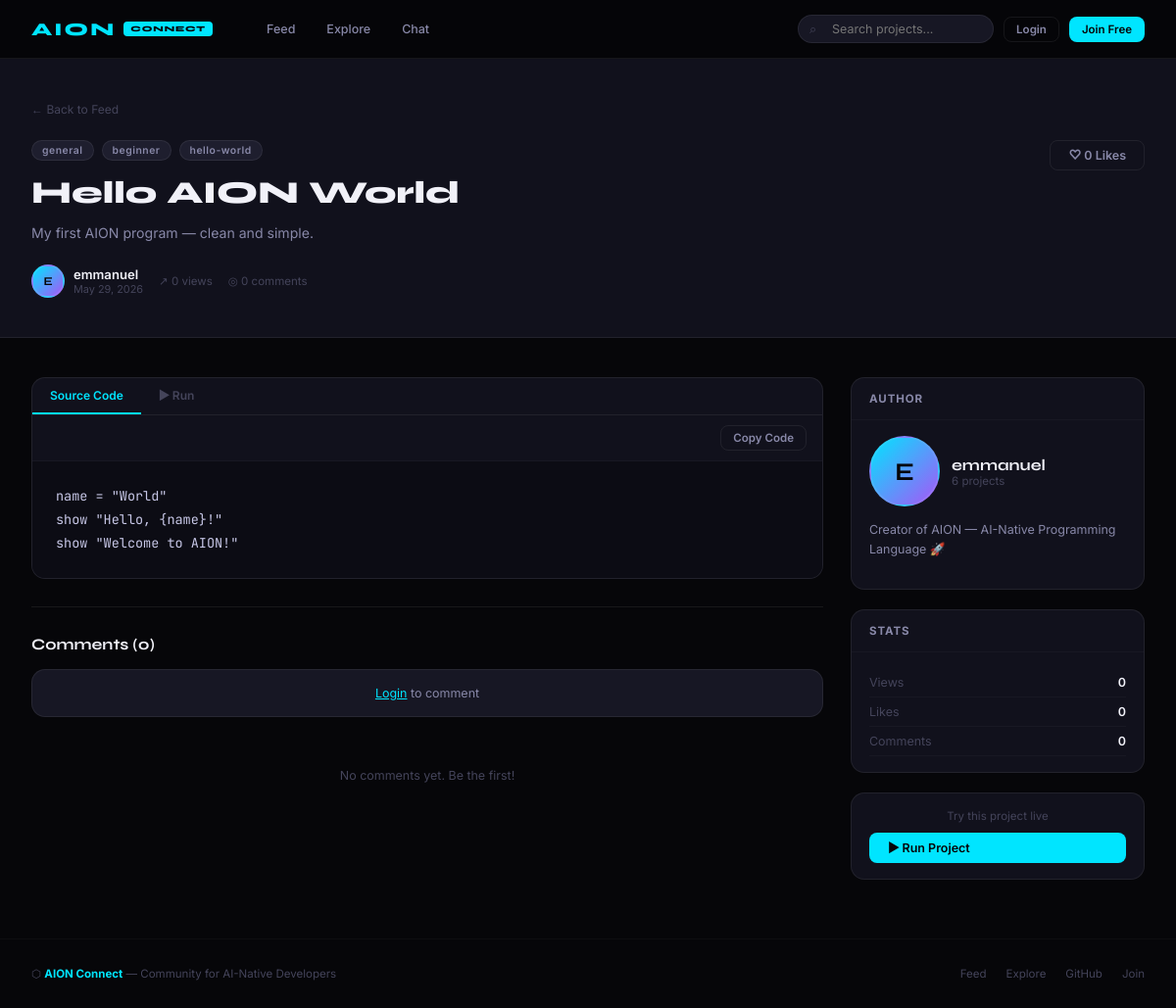
Page /project/1 on the earlier database version.
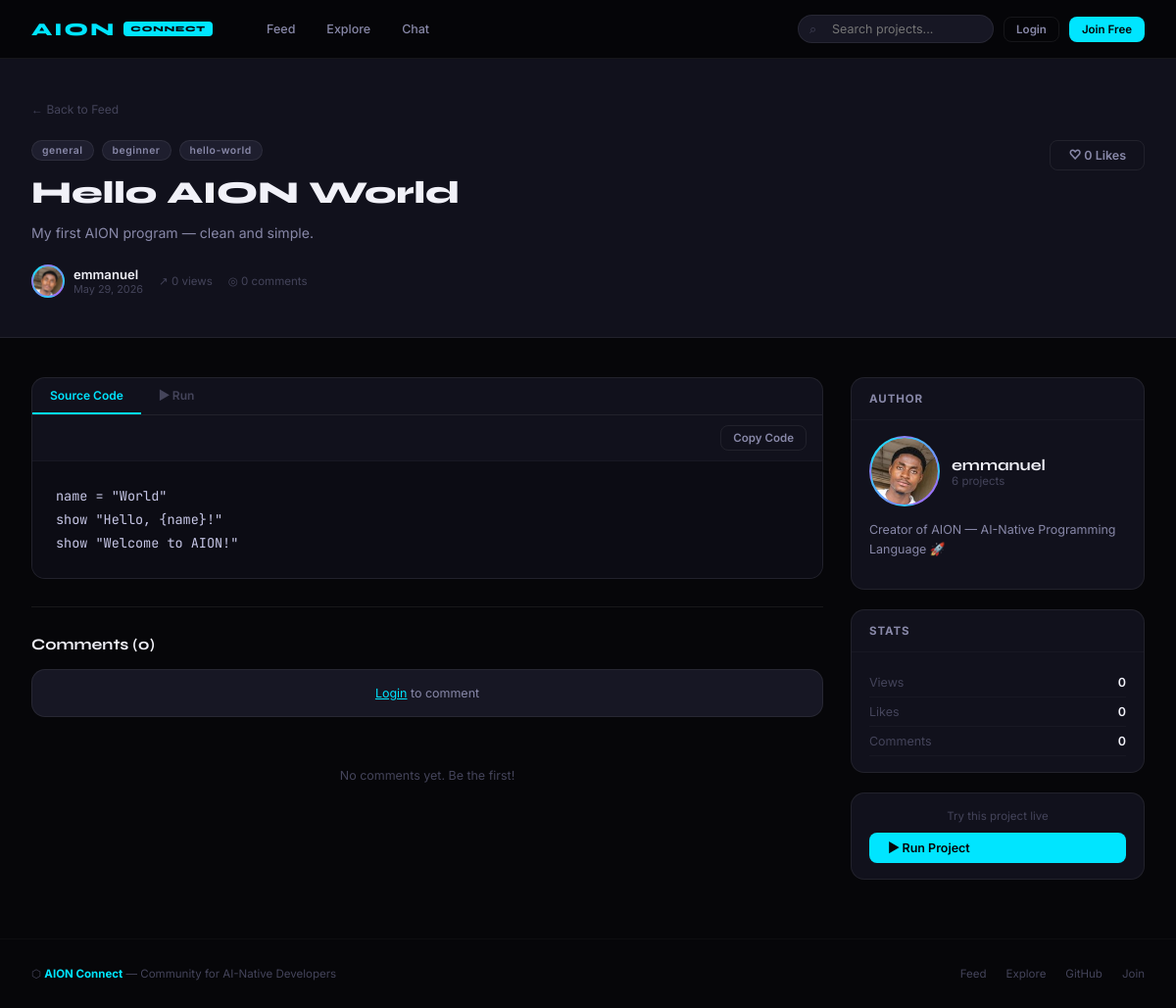
Same page on the later database version.
### database.py (models this page shows, shortened)
class User(UserMixin, db.Model):
    __tablename__ = "users"
    id         = db.Column(db.Integer, primary_key=True)
    username   = db.Column(db.String(40), unique=True, nullable=False)
    email      = db.Column(db.String(120), unique=True, nullable=False)
    password   = db.Column(db.String(200), nullable=False)
    bio        = db.Column(db.String(300), default="")
    avatar     = db.Column(db.String(200), default="")
    github     = db.Column(db.String(100), default="")
    website    = db.Column(db.String(200), default="")
    created_at = db.Column(db.DateTime, default=datetime.utcnow)
    projects  = db.relationship("Project", backref="author",
                                 lazy=True, cascade="all, delete")
    comments  = db.relationship("Comment", backref="author",
                                 lazy=True, cascade="all, delete")
    likes     = db.relationship("Like", backref="user",
                                 lazy=True, cascade="all, delete")
    following = db.relationship("Follow",
                                 foreign_keys="Follow.follower_id",
                                 backref="follower",
                                 lazy=True, cascade="all, delete")
    followers = db.relationship("Follow",
                                 foreign_keys="Follow.followed_id",
                                 backref="followed",
                                 lazy=True, cascade="all, delete")
    @property
    def project_count(self):
        return len(self.projects)

### app.py (the view)
@main.route("/project/<int:project_id>")
def project(project_id):
    p = Project.query.get_or_404(project_id)
    p.views += 1
    db.session.commit()
    comments = Comment.query.filter_by(
        project_id=project_id
    ).order_by(Comment.created_at.asc()).all()
    related = Project.query.filter(
        Project.category == p.category,
        Project.id != p.id
    ).order_by(Project.created_at.desc()).limit(4).all()
    liked = p.is_liked_by(current_user) \
        if current_user.is_authenticated else False
    return render_template("project.html",
        project=p,
        comments=comments,
        related=related,
        liked=liked
    )

### database.py (called while the page is built)
    @property
    def like_count(self):
        return len(self.likes)

    @property
    def comment_count(self):
        return len(self.comments)

    @property
    def tag_list(self):
        if not self.tags:
            return []
        return [t.strip() for t in self.tags.split(",") if t.strip()]

### templates/project.html (shortened to what the changed rows need)
{% extends "base.html" %}
{% block content %}
<div class="project-hero">
<div class="container">
  <div style="display:flex;align-items:flex-start;
              justify-content:space-between;gap:24px;flex-wrap:wrap">
    <div style="flex:1;min-width:0">
      <h1 style="font-family:var(--font-ui);font-size:2rem;
                 font-weight:800;color:var(--text0);line-height:1.2;
                 margin-bottom:10px">
        {{ project.title }}
      </h1>
      <div style="display:flex;align-items:center;gap:16px;flex-wrap:wrap">
        <a href="/profile/{{ project.author.username }}"
           style="display:flex;align-items:center;gap:9px;
                  text-decoration:none;color:var(--text1);font-size:0.82rem;
                  font-family:var(--font-body)">
          <div class="avatar" style="overflow:hidden;padding:0">
            {% if project.author.avatar %}
            <img src="/static/uploads/{{ project.author.avatar }}"
                 style="width:100%;height:100%;object-fit:cover;border-radius:50%">
            {% else %}
            {{ project.author.username[0].upper() }}
            {% endif %}
          </div>
          <div>
            <div style="color:var(--text0);font-weight:600">
              {{ project.author.username }}
            </div>
            <div style="font-size:0.68rem;color:var(--text2)">
              {{ project.created_at.strftime('%b %d, %Y') }}
            </div>
          </div>
        </a>
      </div>
    </div>
  </div>
</div>
</div>
<div class="page">
<div class="container">
  <div style="display:grid;grid-template-columns:1fr 300px;gap:28px">
    <div>
      <div>
        <h2 style="font-family:var(--font-ui);font-size:1rem;
                   font-weight:700;color:var(--text0);margin-bottom:16px">
          Comments ({{ project.comment_count }})
        </h2>
      </div>
    </div>
    <div>
      <div class="sidebar-card">
        <div class="sidebar-card-body">
          <a href="/profile/{{ project.author.username }}"
             style="display:flex;align-items:center;gap:12px;
                    text-decoration:none;margin-bottom:14px">
            <div class="avatar lg" style="overflow:hidden;padding:0">
              {% if project.author.avatar %}
              <img src="/static/uploads/{{ project.author.avatar }}"
                   style="width:100%;height:100%;object-fit:cover;border-radius:50%">
              {% else %}
              {{ project.author.username[0].upper() }}
              {% endif %}
            </div>
            <div>
              <div style="font-weight:700;color:var(--text0);
                          font-family:var(--font-ui)">
                {{ project.author.username }}
              </div>
              <div style="font-size:0.72rem;color:var(--text2)">
                {{ project.author.project_count }} projects
              </div>
            </div>
          </a>
          {% if project.author.bio %}
          <p style="font-size:0.78rem;color:var(--text1);
                    line-height:1.6;margin-bottom:14px;
                    font-family:var(--font-body)">
            {{ project.author.bio }}
          </p>
          {% endif %}
        </div>
      </div>
    </div>
  </div>
</div>
</div>
{% endblock %}

Differences in the rows shown:
changed User "emmanuel": author.avatar: picture added; author "E" → (not shown)
